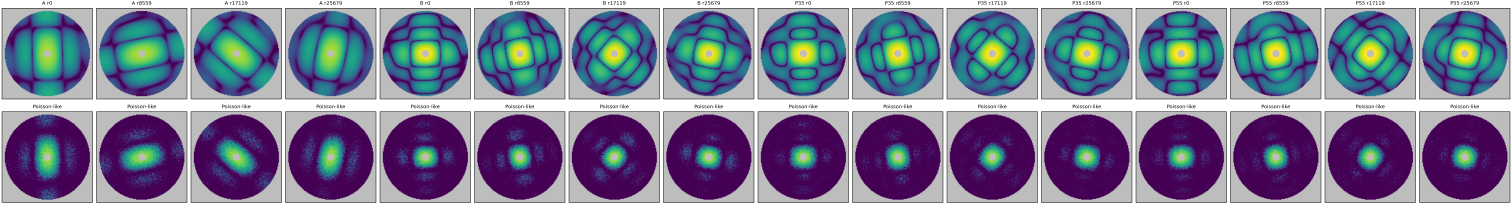
#> input picture validation_package/section5_groel/polyprism_preview/groel_model_ab_preview_montage.png, 6048 x 827 px, found by its file name (shown at 1/4 size)
$ python make_figure_S03_compact.py
#> lines starting #> are read from the running program, lines starting #| are printed output that depends on the picture
from __future__ import annotations

from pathlib import Path

from PIL import Image, ImageDraw, ImageFont


ROOT = Path(__file__).resolve().parents[2]
SRC = ROOT / "validation_supporting_package" / "section5_groel" / "polyprism_preview" / "groel_model_ab_preview_montage.png"
OUT_DIR = Path(__file__).resolve().parent
IMG_DIR = OUT_DIR / "images"
DATA_DIR = OUT_DIR / "data"


def main() -> None:
    IMG_DIR.mkdir(parents=True, exist_ok=True)
    DATA_DIR.mkdir(parents=True, exist_ok=True)

    src = Image.open(SRC).convert("RGB")
    width, height = src.size
#> width = 6048; height = 827
    n_cols = 16
    tile_w = width // n_cols
#> tile_w = 378
    selected = [0, 4, 8, 12]
    labels = ["(a) Model A", "(b) Model B", "(c) R35 variant", "(d) R55 variant"]

    crops = [src.crop((idx * tile_w, 0, (idx + 1) * tile_w, height)) for idx in selected]
#> crops = 4 items
    scale = 2
    crops = [c.resize((c.width * scale, c.height * scale), Image.Resampling.LANCZOS) for c in crops]
    gap = 24
    top = 8
    label_h = 30
    out_w = sum(c.width for c in crops) + gap * (len(crops) - 1)
#> out_w = 3096
    out_h = top + label_h + max(c.height for c in crops)
#> out_h = 1692
    out = Image.new("RGB", (out_w, out_h), "white")
#> out: PIL image 3096x1692 RGB; every value is 255
    draw = ImageDraw.Draw(out)
    try:
        font = ImageFont.truetype("arial.ttf", 24)
    except OSError:
        font = ImageFont.load_default()

    x = 0
    for crop, label in zip(crops, labels):
        lw = draw.textbbox((0, 0), label, font=font)[2]
        draw.text((x + (crop.width - lw) / 2, top), label, fill="black", font=font)
        out.paste(crop, (x, top + label_h))
        x += crop.width + gap
#> this loop made 4 passes
#> (label, lw, x) on passes 1 to 4: ('(a) Model A', 138, 780), ('(b) Model B', 138, 1560), ('(c) R35 variant', 179, 2340), ('(d) R55 variant', 181, 3120)
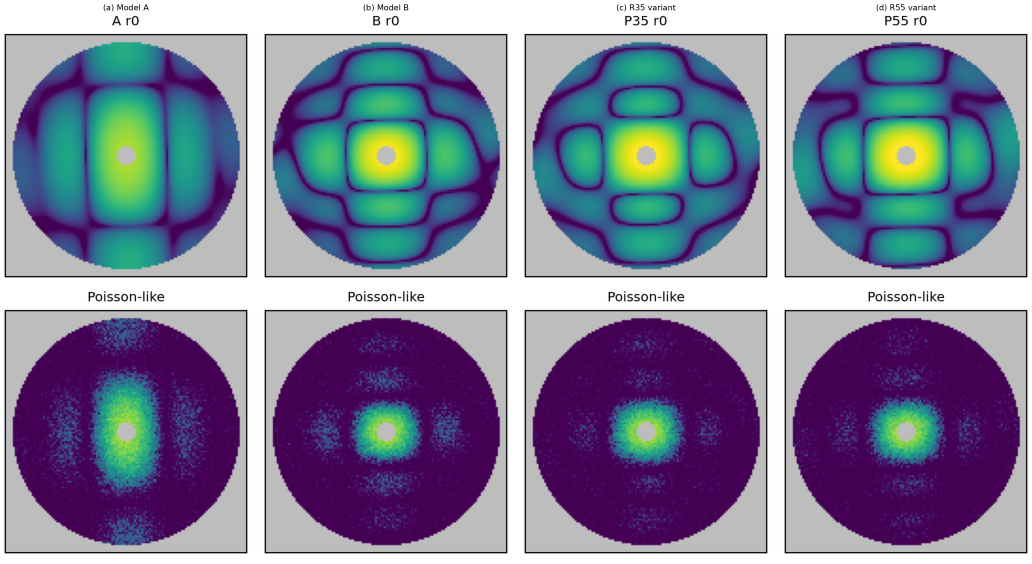
#> out: PIL image 3096x1692 RGB (shown at 1/3 size); mean R, G, B 128.4, 129.6, 152.8
#> after the loop, x = 3120

    out.save(IMG_DIR / "figure_S03_groel_model_variants_and_preview_patterns.png")


if __name__ == "__main__":
    main()
